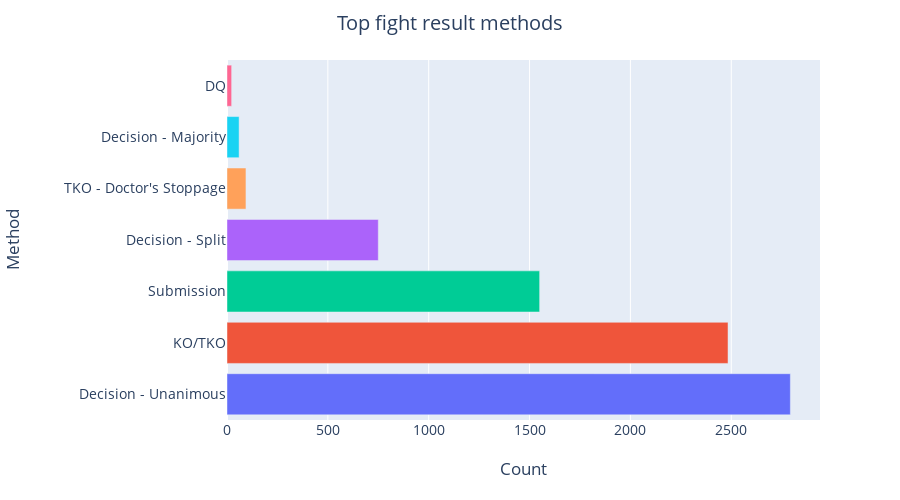

Write notebook code for a chart like this one.
### Markdown cell above
Plotting it:

### Code cell
fig = px.bar(x=counts, y=outcomes, color=outcomes)

# Cosmetics config
fig.update_layout(title={"text": "Top fight result methods", "x": 0.5, "font_size": 20},
                  font={"size": 14}, 
                  xaxis=dict(
                      title = "Count", title_standoff=25
                  ),
                  yaxis=dict(
                      title="Method", title_standoff=40
                  ),
                  showlegend=False, height=500)
fig.show()

### Figure 1 — Plotly figure (JSON) as saved in the notebook; plotly's stock layout.template omitted (floating-point values rounded to 4 significant figures)
{"data": [{"hovertemplate": "color=Decision - Unanimous<br>x=%{x}<br>y=%{y}<extra></extra>", "legendgroup": "Decision - Unanimous", "marker": {"color": "#636efa", "pattern": {"shape": ""}}, "name": "Decision - Unanimous", "orientation": "h", "showlegend": true, "textposition": "auto", "type": "bar", "x": [2793], "xaxis": "x", "y": ["Decision - Unanimous"], "yaxis": "y"}, {"hovertemplate": "color=KO/TKO<br>x=%{x}<br>y=%{y}<extra></extra>", "legendgroup": "KO/TKO", "marker": {"color": "#EF553B", "pattern": {"shape": ""}}, "name": "KO/TKO", "orientation": "h", "showlegend": true, "textposition": "auto", "type": "bar", "x": [2484], "xaxis": "x", "y": ["KO/TKO"], "yaxis": "y"}, {"hovertemplate": "color=Submission<br>x=%{x}<br>y=%{y}<extra></extra>", "legendgroup": "Submission", "marker": {"color": "#00cc96", "pattern": {"shape": ""}}, "name": "Submission", "orientation": "h", "showlegend": true, "textposition": "auto", "type": "bar", "x": [1550], "xaxis": "x", "y": ["Submission"], "yaxis": "y"}, {"hovertemplate": "color=Decision - Split<br>x=%{x}<br>y=%{y}<extra></extra>", "legendgroup": "Decision - Split", "marker": {"color": "#ab63fa", "pattern": {"shape": ""}}, "name": "Decision - Split", "orientation": "h", "showlegend": true, "textposition": "auto", "type": "bar", "x": [750], "xaxis": "x", "y": ["Decision - Split"], "yaxis": "y"}, {"hovertemplate": "color=TKO - Doctor's Stoppage<br>x=%{x}<br>y=%{y}<extra></extra>", "legendgroup": "TKO - Doctor's Stoppage", "marker": {"color": "#FFA15A", "pattern": {"shape": ""}}, "name": "TKO - Doctor's Stoppage", "orientation": "h", "showlegend": true, "textposition": "auto", "type": "bar", "x": [94], "xaxis": "x", "y": ["TKO - Doctor's Stoppage"], "yaxis": "y"}, {"hovertemplate": "color=Decision - Majority<br>x=%{x}<br>y=%{y}<extra></extra>", "legendgroup": "Decision - Majority", "marker": {"color": "#19d3f3", "pattern": {"shape": ""}}, "name": "Decision - Majority", "orientation": "h", "showlegend": true, "textposition": "auto", "type": "bar", "x": [60], "xaxis": "x", "y": ["Decision - Majority"], "yaxis": "y"}, {"hovertemplate": "color=DQ<br>x=%{x}<br>y=%{y}<extra></extra>", "legendgroup": "DQ", "marker": {"color": "#FF6692", "pattern": {"shape": ""}}, "name": "DQ", "orientation": "h", "showlegend": true, "textposition": "auto", "type": "bar", "x": [23], "xaxis": "x", "y": ["DQ"], "yaxis": "y"}], "layout": {"barmode": "relative", "font": {"size": 14}, "height": 500, "legend": {"title": {"text": "color"}, "tracegroupgap": 0}, "margin": {"t": 60}, "showlegend": false, "title": {"font": {"size": 20}, "text": "Top fight result methods", "x": 0.5}, "xaxis": {"anchor": "y", "domain": [0, 1], "title": {"standoff": 25, "text": "Count"}}, "yaxis": {"anchor": "x", "domain": [0, 1], "title": {"standoff": 40, "text": "Method"}}}}
